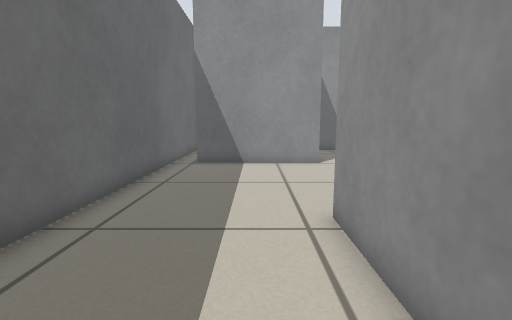
view 1 (above)

16 first-person views from a walk through a world built for the Player/Stage simulator. The camera is 0.5 m above the floor, tilts 8° down and sees 85° across. Floor lines are 1 m apart. The floor is counted in squares, 0.25 m on a side. Each view is taken from the middle of a square. On the plan, view 1 faces up. The plan holds only what a view shows up to about 16 squares ahead; the rest is blank. The place goes on beyond the plan. The robots in the file are not drawn.

view 2
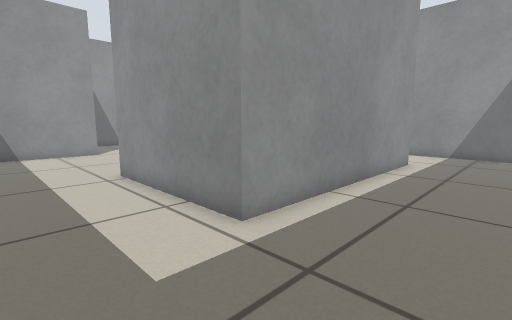

view 3
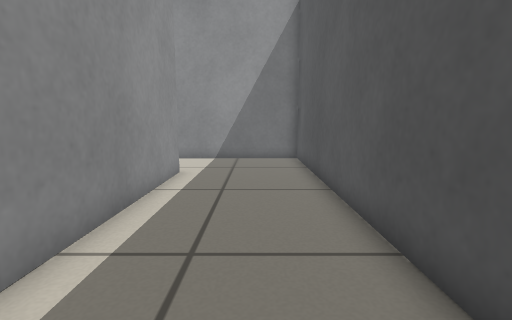

view 4
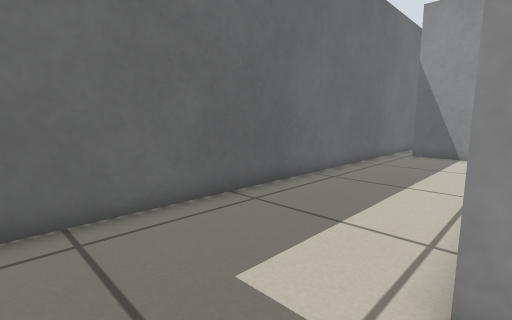

view 5
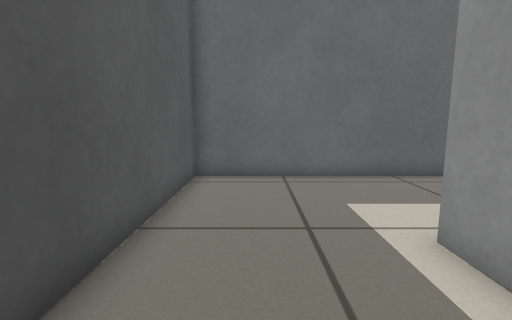

view 6
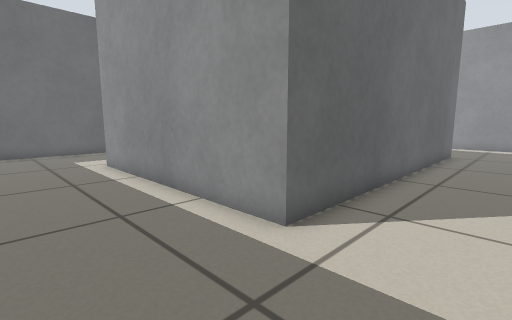

view 7
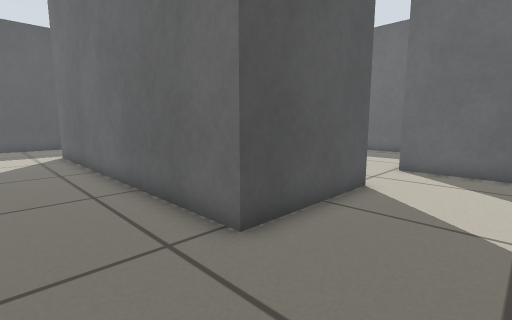

view 8
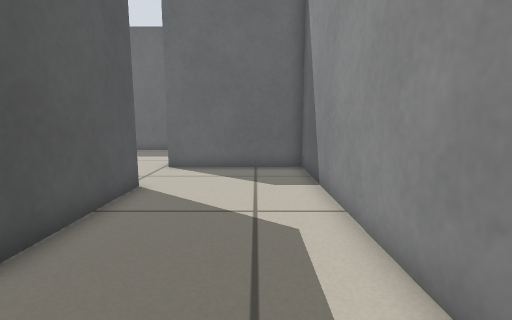

view 9
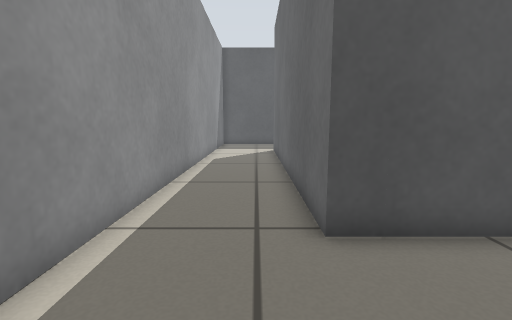

view 10
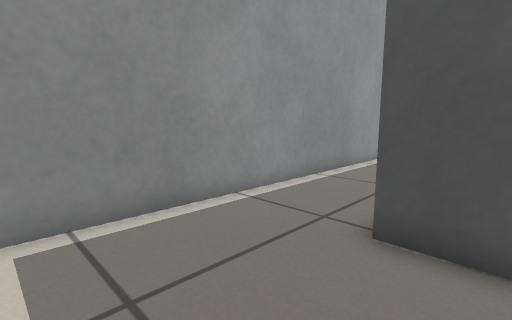

view 11
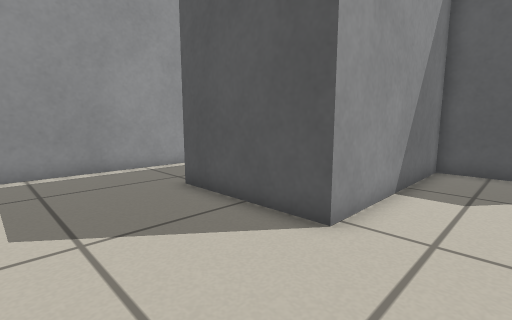

view 12
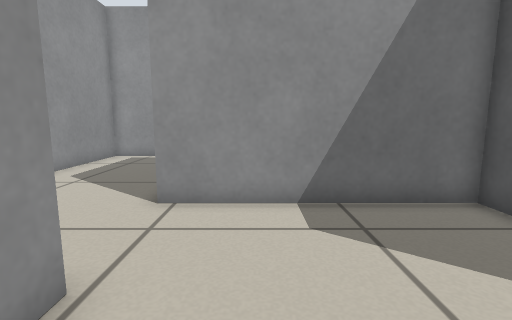

view 13
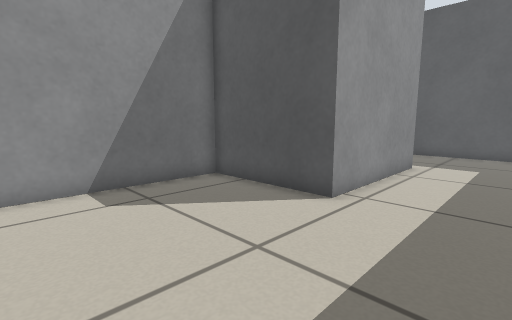

view 14
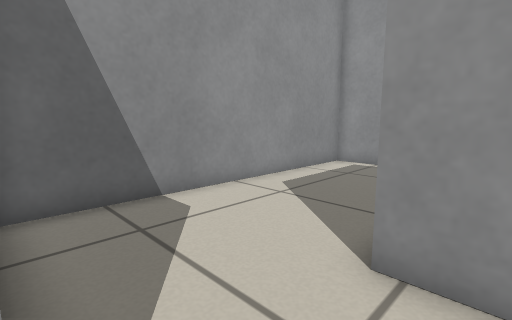

view 15
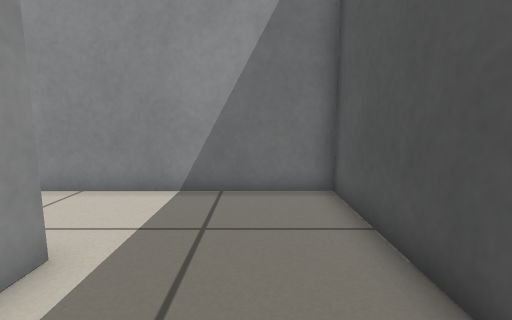

view 16
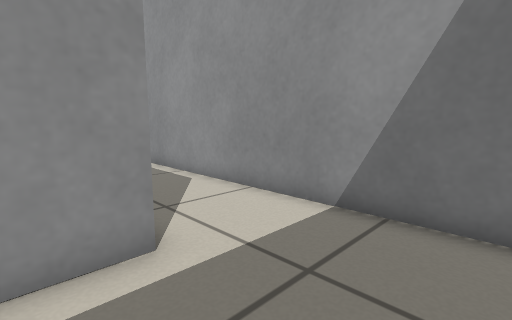

### Floor plan
Points are (right, up) in squares from view 1. A wall is a line through its corners. A room is listed if a view was taken in it or the views show most of it. See-through windows are left out.
Room 1 (views 1, 2, 3, 4, 5, 6, 12, 13, 15, 16)
walls: (11.8, -1) (1.6, -1) (1.6, 5.6); (1.5, 13.2) (-2.9, 13.2); (-4, 15) (-4, -6.2) (15.8, -6.2) (15.8, -2.5)
ways out: opening at (14, -1.7) to room 2; opening at (2.5, 9.5) to room 3
Room 2 (views 7, 8, 9, 10, 11)
walls: (6.6, 12.4) (6.6, 13.4) (11.8, 13.4) (11.8, -1); (15.8, -2.5) (15.8, 19) (3, 19) (3, 13.2)
ways out: opening at (14, -1.7) to room 1; opening at (5, 13) to room 3
Room 3 (view 14)
walls: (3, 13.2) (1.5, 13.2); (1.6, 5.6) (6.6, 5.6) (6.6, 12.4)
ways out: opening at (2.5, 9.5) to room 1; opening at (5, 13) to room 2

Where each view was taken, in squares from view 1:
view 1: 0 up, 0 right, facing up
view 2: 5 down, 2 left, facing up-right
view 3: 4 down, 1 right, facing right
view 4: 4 down, 2 right, facing up-left
view 5: 4 down, 6 right, facing left
view 6: 5 down, 15 right, facing up-left
view 7: 17 up, 15 right, facing down-left
view 8: 17 up, 15 right, facing left
view 9: 18 up, 13 right, facing down
view 10: 18 up, 10 right, facing down-right
view 11: 18 up, 4 right, facing down-right
view 12: 11 up, 0 right, facing right
view 13: 12 up, 2 left, facing down-right
view 14: 12 up, 3 right, facing up-right
view 15: 4 down, 8 right, facing right
view 16: 5 down, 10 right, facing up-right
